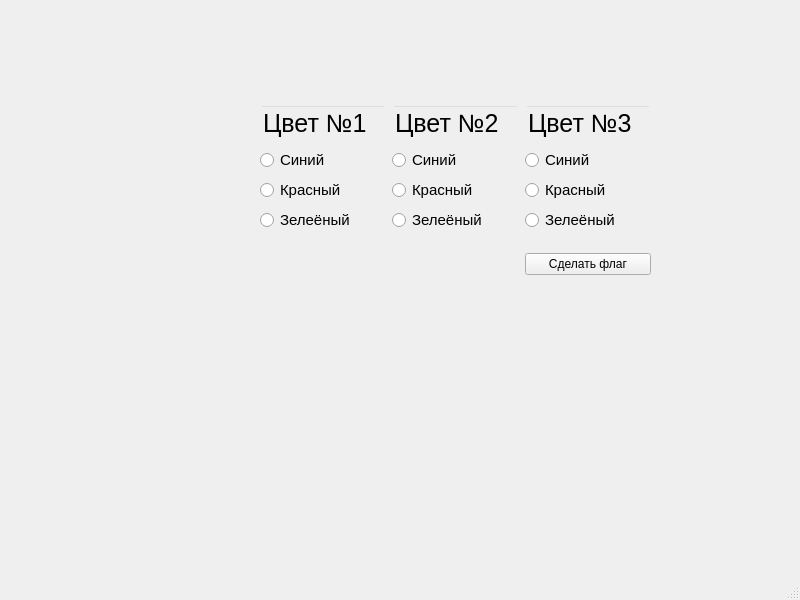
<?xml version="1.0" encoding="UTF-8"?>
<ui version="4.0">
 <class>MainWindow</class>
 <widget class="QMainWindow" name="MainWindow">
  <property name="geometry">
   <rect>
    <x>0</x>
    <y>0</y>
    <width>800</width>
    <height>600</height>
   </rect>
  </property>
  <property name="windowTitle">
   <string>MainWindow</string>
  </property>
  <widget class="QWidget" name="centralwidget">
   <widget class="QWidget" name="gridLayoutWidget_2">
    <property name="geometry">
     <rect>
      <x>260</x>
      <y>90</y>
      <width>391</width>
      <height>201</height>
     </rect>
    </property>
    <layout class="QGridLayout" name="gridLayout_2">
     <item row="0" column="0" rowspan="2">
      <layout class="QGridLayout" name="gridLayout">
       <item row="0" column="0">
        <layout class="QVBoxLayout" name="verticalLayout">
         <item>
          <widget class="QLineEdit" name="lineEdit">
           <property name="styleSheet">
            <string notr="true">background-color:rgba(255, 255, 255,0);
font-size: 25px;</string>
           </property>
           <property name="text">
            <string>Цвет №1</string>
           </property>
          </widget>
         </item>
         <item>
          <widget class="QRadioButton" name="radioButton">
           <property name="styleSheet">
            <string notr="true">font-size: 15px;</string>
           </property>
           <property name="text">
            <string>Синий</string>
           </property>
          </widget>
         </item>
         <item>
          <widget class="QRadioButton" name="radioButton_4">
           <property name="styleSheet">
            <string notr="true">font-size: 15px;</string>
           </property>
           <property name="text">
            <string>Красный</string>
           </property>
          </widget>
         </item>
         <item>
          <widget class="QRadioButton" name="radioButton_8">
           <property name="styleSheet">
            <string notr="true">font-size: 15px;</string>
           </property>
           <property name="text">
            <string>Зелеёный</string>
           </property>
          </widget>
         </item>
        </layout>
       </item>
       <item row="0" column="1">
        <layout class="QVBoxLayout" name="verticalLayout_2">
         <item>
          <widget class="QLineEdit" name="lineEdit_2">
           <property name="styleSheet">
            <string notr="true">background-color:rgba(255, 255, 255,0);
font-size: 25px;</string>
           </property>
           <property name="text">
            <string>Цвет №2</string>
           </property>
          </widget>
         </item>
         <item>
          <widget class="QRadioButton" name="radioButton_2">
           <property name="styleSheet">
            <string notr="true">font-size: 15px;</string>
           </property>
           <property name="text">
            <string>Синий</string>
           </property>
          </widget>
         </item>
         <item>
          <widget class="QRadioButton" name="radioButton_6">
           <property name="styleSheet">
            <string notr="true">font-size: 15px;</string>
           </property>
           <property name="text">
            <string>Красный</string>
           </property>
          </widget>
         </item>
         <item>
          <widget class="QRadioButton" name="radioButton_9">
           <property name="styleSheet">
            <string notr="true">font-size: 15px;</string>
           </property>
           <property name="text">
            <string>Зелеёный</string>
           </property>
          </widget>
         </item>
        </layout>
       </item>
       <item row="0" column="2">
        <layout class="QVBoxLayout" name="verticalLayout_3">
         <item>
          <widget class="QLineEdit" name="lineEdit_3">
           <property name="styleSheet">
            <string notr="true">background-color:rgba(255, 255, 255,0);
font-size: 25px;</string>
           </property>
           <property name="text">
            <string>Цвет №3</string>
           </property>
          </widget>
         </item>
         <item>
          <widget class="QRadioButton" name="radioButton_3">
           <property name="styleSheet">
            <string notr="true">font-size: 15px;</string>
           </property>
           <property name="text">
            <string>Синий</string>
           </property>
          </widget>
         </item>
         <item>
          <widget class="QRadioButton" name="radioButton_5">
           <property name="styleSheet">
            <string notr="true">font-size: 15px;</string>
           </property>
           <property name="text">
            <string>Красный</string>
           </property>
          </widget>
         </item>
         <item>
          <widget class="QRadioButton" name="radioButton_7">
           <property name="styleSheet">
            <string notr="true">font-size: 15px;</string>
           </property>
           <property name="text">
            <string>Зелеёный</string>
           </property>
          </widget>
         </item>
        </layout>
       </item>
       <item row="1" column="0">
        <spacer name="horizontalSpacer">
         <property name="orientation">
          <enum>Qt::Horizontal</enum>
         </property>
         <property name="sizeHint" stdset="0">
          <size>
           <width>40</width>
           <height>20</height>
          </size>
         </property>
        </spacer>
       </item>
       <item row="1" column="2">
        <widget class="QPushButton" name="pushButton">
         <property name="text">
          <string>Сделать флаг</string>
         </property>
        </widget>
       </item>
      </layout>
     </item>
    </layout>
   </widget>
  </widget>
  <widget class="QStatusBar" name="statusbar"/>
 </widget>
 <resources/>
 <connections/>
</ui>
